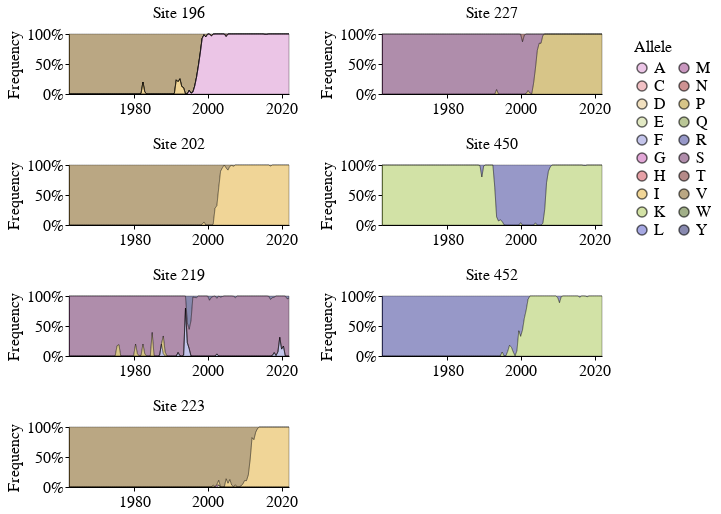

Notebook code for this chart:
### Code cell
p196 = plot_site_frequencies(frequencies_60y_df, 196)
p202 = plot_site_frequencies(frequencies_60y_df, 202)
p219 = plot_site_frequencies(frequencies_60y_df, 219)
p223 = plot_site_frequencies(frequencies_60y_df, 223)
p227 = plot_site_frequencies(frequencies_60y_df, 227)
p450 = plot_site_frequencies(frequencies_60y_df, 450)
p452 = plot_site_frequencies(frequencies_60y_df, 452)

(p196 & p202 & p219 & p223) |  (p227 & p450 & p452)

### Figure 1 — Vega-Lite specification as saved in the notebook (floating-point values rounded to 4 significant figures; data arrays with more than 128 entries replaced by an {"elided": "..."} marker saying what was removed)
{"config": {"background": "white", "title": {"fontSize": 20, "fontWeight": "normal", "font": "Helvetica", "anchor": "start", "color": "#000000", "orient": "top", "offset": 5, "subtitleColor": "gray", "subtitleFont": "Helvetica", "subtitleFontWeight": "normal", "subtitleFontSize": 18, "subtitlePadding": 2}, "axis": {"domain": true, "domainColor": "black", "domainWidth": 1, "grid": false, "gridColor": "#DEDDDD", "gridWidth": 0.5, "labelFont": "Helvetica", "labelFontSize": 16, "labelFlush": false, "labelFontWeight": "normal", "labelPadding": 2, "tickColor": "black", "tickSize": 4, "tickCount": 3, "tickWidth": 1, "titleFont": "Helvetica", "titleAlign": "center", "titleFontWeight": "normal", "titleFontSize": 16, "titlePadding": 5}, "legend": {"labelFont": "Helvetica", "labelFontSize": 16, "symbolSize": 100, "titleFont": "Helvetica", "titleFontSize": 16, "titleFontWeight": "normal", "padding": 5, "titleLimit": 200, "gradientLength": 100}, "range": {"category": ["#4e79a7", "#f28e2c", "#e15759", "#76b7b2", "#59a14f", "#edc949", "#af7aa1", "#ff9da7", "#9c755f", "#bab0ab"], "diverging": ["#c7e9b4", "#7fcdbb", "#41b6c4", "#1d91c0", "#225ea8", "#253494"]}, "view": {"stroke": "white", "strokeWidth": 0}, "text": {"font": "Helvetica", "fontSize": 16}}, "hconcat": [{"vconcat": [{"data": {"name": "data-c4baa68b1135dd596c1359a9223a2f79"}, "mark": {"type": "area", "opacity": 0.6, "stroke": "black", "strokeWidth": 0.5}, "encoding": {"color": {"field": "allele", "legend": {"columns": 2}, "scale": {"domain": ["A", "C", "D", "E", "F", "G", "H", "I", "K", "L", "M", "N", "P", "Q", "R", "S", "T", "V", "W", "Y"], "range": ["#DE9ED6", "#E7969C", "#E7CB94", "#CEDB9C", "#9C9EDE", "#CE6DBD", "#D6616B", "#E7BA52", "#B5CF6B", "#6B6ECF", "#A55194", "#AD494A", "#BD9E39", "#8CA252", "#5254A3", "#7B4173", "#843C39", "#8C6D31", "#637939", "#393B79"]}, "title": "Allele", "type": "nominal"}, "order": {"field": "allele", "type": "nominal"}, "tooltip": [{"field": "HA_region", "type": "nominal"}, {"field": "site", "type": "quantitative"}, {"field": "allele", "type": "nominal"}, {"field": "frequency", "type": "quantitative"}, {"field": "date", "type": "temporal"}], "x": {"axis": {"grid": false, "tickCount": 3}, "field": "date", "title": "", "type": "temporal"}, "y": {"axis": {"grid": false, "tickCount": 3}, "field": "frequency", "stack": "normalize", "title": "Frequency", "type": "quantitative"}}, "height": 60, "title": {"text": "Site 196", "anchor": "middle", "fontSize": 16, "fontWeight": "normal"}, "width": 220}, {"data": {"name": "data-49a6c83daa13c3ce1645bf1d82d558c9"}, "mark": {"type": "area", "opacity": 0.6, "stroke": "black", "strokeWidth": 0.5}, "encoding": {"color": {"field": "allele", "legend": {"columns": 2}, "scale": {"domain": ["A", "C", "D", "E", "F", "G", "H", "I", "K", "L", "M", "N", "P", "Q", "R", "S", "T", "V", "W", "Y"], "range": ["#DE9ED6", "#E7969C", "#E7CB94", "#CEDB9C", "#9C9EDE", "#CE6DBD", "#D6616B", "#E7BA52", "#B5CF6B", "#6B6ECF", "#A55194", "#AD494A", "#BD9E39", "#8CA252", "#5254A3", "#7B4173", "#843C39", "#8C6D31", "#637939", "#393B79"]}, "title": "Allele", "type": "nominal"}, "order": {"field": "allele", "type": "nominal"}, "tooltip": [{"field": "HA_region", "type": "nominal"}, {"field": "site", "type": "quantitative"}, {"field": "allele", "type": "nominal"}, {"field": "frequency", "type": "quantitative"}, {"field": "date", "type": "temporal"}], "x": {"axis": {"grid": false, "tickCount": 3}, "field": "date", "title": "", "type": "temporal"}, "y": {"axis": {"grid": false, "tickCount": 3}, "field": "frequency", "stack": "normalize", "title": "Frequency", "type": "quantitative"}}, "height": 60, "title": {"text": "Site 202", "anchor": "middle", "fontSize": 16, "fontWeight": "normal"}, "width": 220}, {"data": {"name": "data-01f69598e45897576cf0b16bc582e9f7"}, "mark": {"type": "area", "opacity": 0.6, "stroke": "black", "strokeWidth": 0.5}, "encoding": {"color": {"field": "allele", "legend": {"columns": 2}, "scale": {"domain": ["A", "C", "D", "E", "F", "G", "H", "I", "K", "L", "M", "N", "P", "Q", "R", "S", "T", "V", "W", "Y"], "range": ["#DE9ED6", "#E7969C", "#E7CB94", "#CEDB9C", "#9C9EDE", "#CE6DBD", "#D6616B", "#E7BA52", "#B5CF6B", "#6B6ECF", "#A55194", "#AD494A", "#BD9E39", "#8CA252", "#5254A3", "#7B4173", "#843C39", "#8C6D31", "#637939", "#393B79"]}, "title": "Allele", "type": "nominal"}, "order": {"field": "allele", "type": "nominal"}, "tooltip": [{"field": "HA_region", "type": "nominal"}, {"field": "site", "type": "quantitative"}, {"field": "allele", "type": "nominal"}, {"field": "frequency", "type": "quantitative"}, {"field": "date", "type": "temporal"}], "x": {"axis": {"grid": false, "tickCount": 3}, "field": "date", "title": "", "type": "temporal"}, "y": {"axis": {"grid": false, "tickCount": 3}, "field": "frequency", "stack": "normalize", "title": "Frequency", "type": "quantitative"}}, "height": 60, "title": {"text": "Site 219", "anchor": "middle", "fontSize": 16, "fontWeight": "normal"}, "width": 220}, {"data": {"name": "data-84ac169d3f2ea56a83f45c2e0080ca49"}, "mark": {"type": "area", "opacity": 0.6, "stroke": "black", "strokeWidth": 0.5}, "encoding": {"color": {"field": "allele", "legend": {"columns": 2}, "scale": {"domain": ["A", "C", "D", "E", "F", "G", "H", "I", "K", "L", "M", "N", "P", "Q", "R", "S", "T", "V", "W", "Y"], "range": ["#DE9ED6", "#E7969C", "#E7CB94", "#CEDB9C", "#9C9EDE", "#CE6DBD", "#D6616B", "#E7BA52", "#B5CF6B", "#6B6ECF", "#A55194", "#AD494A", "#BD9E39", "#8CA252", "#5254A3", "#7B4173", "#843C39", "#8C6D31", "#637939", "#393B79"]}, "title": "Allele", "type": "nominal"}, "order": {"field": "allele", "type": "nominal"}, "tooltip": [{"field": "HA_region", "type": "nominal"}, {"field": "site", "type": "quantitative"}, {"field": "allele", "type": "nominal"}, {"field": "frequency", "type": "quantitative"}, {"field": "date", "type": "temporal"}], "x": {"axis": {"grid": false, "tickCount": 3}, "field": "date", "title": "", "type": "temporal"}, "y": {"axis": {"grid": false, "tickCount": 3}, "field": "frequency", "stack": "normalize", "title": "Frequency", "type": "quantitative"}}, "height": 60, "title": {"text": "Site 223", "anchor": "middle", "fontSize": 16, "fontWeight": "normal"}, "width": 220}]}, {"vconcat": [{"data": {"name": "data-87aa1401d698bed1a57c3403b9541158"}, "mark": {"type": "area", "opacity": 0.6, "stroke": "black", "strokeWidth": 0.5}, "encoding": {"color": {"field": "allele", "legend": {"columns": 2}, "scale": {"domain": ["A", "C", "D", "E", "F", "G", "H", "I", "K", "L", "M", "N", "P", "Q", "R", "S", "T", "V", "W", "Y"], "range": ["#DE9ED6", "#E7969C", "#E7CB94", "#CEDB9C", "#9C9EDE", "#CE6DBD", "#D6616B", "#E7BA52", "#B5CF6B", "#6B6ECF", "#A55194", "#AD494A", "#BD9E39", "#8CA252", "#5254A3", "#7B4173", "#843C39", "#8C6D31", "#637939", "#393B79"]}, "title": "Allele", "type": "nominal"}, "order": {"field": "allele", "type": "nominal"}, "tooltip": [{"field": "HA_region", "type": "nominal"}, {"field": "site", "type": "quantitative"}, {"field": "allele", "type": "nominal"}, {"field": "frequency", "type": "quantitative"}, {"field": "date", "type": "temporal"}], "x": {"axis": {"grid": false, "tickCount": 3}, "field": "date", "title": "", "type": "temporal"}, "y": {"axis": {"grid": false, "tickCount": 3}, "field": "frequency", "stack": "normalize", "title": "Frequency", "type": "quantitative"}}, "height": 60, "title": {"text": "Site 227", "anchor": "middle", "fontSize": 16, "fontWeight": "normal"}, "width": 220}, {"data": {"name": "data-ee24db2d98c1a313e6039d098c917774"}, "mark": {"type": "area", "opacity": 0.6, "stroke": "black", "strokeWidth": 0.5}, "encoding": {"color": {"field": "allele", "legend": {"columns": 2}, "scale": {"domain": ["A", "C", "D", "E", "F", "G", "H", "I", "K", "L", "M", "N", "P", "Q", "R", "S", "T", "V", "W", "Y"], "range": ["#DE9ED6", "#E7969C", "#E7CB94", "#CEDB9C", "#9C9EDE", "#CE6DBD", "#D6616B", "#E7BA52", "#B5CF6B", "#6B6ECF", "#A55194", "#AD494A", "#BD9E39", "#8CA252", "#5254A3", "#7B4173", "#843C39", "#8C6D31", "#637939", "#393B79"]}, "title": "Allele", "type": "nominal"}, "order": {"field": "allele", "type": "nominal"}, "tooltip": [{"field": "HA_region", "type": "nominal"}, {"field": "site", "type": "quantitative"}, {"field": "allele", "type": "nominal"}, {"field": "frequency", "type": "quantitative"}, {"field": "date", "type": "temporal"}], "x": {"axis": {"grid": false, "tickCount": 3}, "field": "date", "title": "", "type": "temporal"}, "y": {"axis": {"grid": false, "tickCount": 3}, "field": "frequency", "stack": "normalize", "title": "Frequency", "type": "quantitative"}}, "height": 60, "title": {"text": "Site 450", "anchor": "middle", "fontSize": 16, "fontWeight": "normal"}, "width": 220}, {"data": {"name": "data-89da1d8c75bc45a70f39aa8553f5c41f"}, "mark": {"type": "area", "opacity": 0.6, "stroke": "black", "strokeWidth": 0.5}, "encoding": {"color": {"field": "allele", "legend": {"columns": 2}, "scale": {"domain": ["A", "C", "D", "E", "F", "G", "H", "I", "K", "L", "M", "N", "P", "Q", "R", "S", "T", "V", "W", "Y"], "range": ["#DE9ED6", "#E7969C", "#E7CB94", "#CEDB9C", "#9C9EDE", "#CE6DBD", "#D6616B", "#E7BA52", "#B5CF6B", "#6B6ECF", "#A55194", "#AD494A", "#BD9E39", "#8CA252", "#5254A3", "#7B4173", "#843C39", "#8C6D31", "#637939", "#393B79"]}, "title": "Allele", "type": "nominal"}, "order": {"field": "allele", "type": "nominal"}, "tooltip": [{"field": "HA_region", "type": "nominal"}, {"field": "site", "type": "quantitative"}, {"field": "allele", "type": "nominal"}, {"field": "frequency", "type": "quantitative"}, {"field": "date", "type": "temporal"}], "x": {"axis": {"grid": false, "tickCount": 3}, "field": "date", "title": "", "type": "temporal"}, "y": {"axis": {"grid": false, "tickCount": 3}, "field": "frequency", "stack": "normalize", "title": "Frequency", "type": "quantitative"}}, "height": 60, "title": {"text": "Site 452", "anchor": "middle", "fontSize": 16, "fontWeight": "normal"}, "width": 220}]}], "$schema": "https://vega.github.io/schema/vega-lite/v5.16.3.json", "datasets": {"data-c4baa68b1135dd596c1359a9223a2f79": {"elided": "600 records"}, "data-49a6c83daa13c3ce1645bf1d82d558c9": {"elided": "240 records"}, "data-01f69598e45897576cf0b16bc582e9f7": {"elided": "480 records"}, "data-84ac169d3f2ea56a83f45c2e0080ca49": {"elided": "480 records"}, "data-87aa1401d698bed1a57c3403b9541158": {"elided": "360 records"}, "data-ee24db2d98c1a313e6039d098c917774": {"elided": "240 records"}, "data-89da1d8c75bc45a70f39aa8553f5c41f": {"elided": "240 records"}}}
